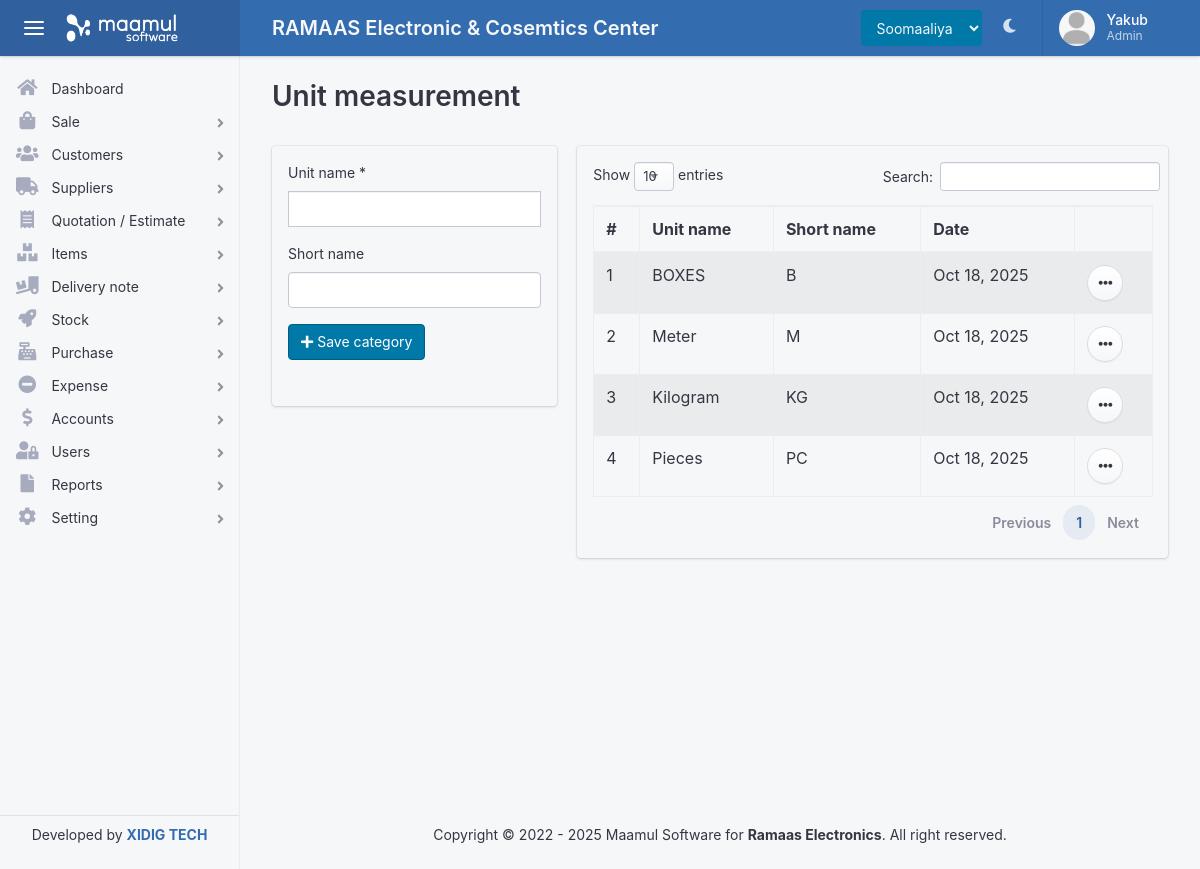
The page /items/unit-measurement.php (signed in) on the database its author committed.
### tables this page shows
CREATE TABLE `usergroup` (
  `group_id` int(11) NOT NULL,
  `group_name` varchar(50) DEFAULT NULL,
  `description` varchar(50) DEFAULT NULL,
  `warehouse` int(11) DEFAULT NULL,
  `created_date` datetime DEFAULT NULL,
  `created_by` int(11) DEFAULT NULL
);

CREATE TABLE `menu` (
  `menu_id` int(11) NOT NULL,
  `menu_name` varchar(50) DEFAULT NULL,
  `menu_icon` varchar(50) DEFAULT NULL,
  `has_sup_menu` int(11) DEFAULT NULL,
  `url` varchar(255) DEFAULT NULL,
  `sort_by` int(11) NOT NULL
);

CREATE TABLE `unit` (
  `unit_id` int(11) NOT NULL,
  `unit_name` varchar(50) DEFAULT NULL,
  `shortname` varchar(10) DEFAULT NULL,
  `reg_date` datetime DEFAULT NULL,
  `reg_by` int(11) DEFAULT NULL,
  `warehouse` int(11) DEFAULT NULL
);

### items/unit-measurement.php (the view, shortened to what this page needs)
<?php $title = "Unit measurement"; include(ROOT_PATH . '/inc/header.php'); ?>
      <?php $menu = 'Alaab'  ?>
  <body>
    <div class="app">
      <?php include(ROOT_PATH .'/inc/nav.php'); ?>
      <?php include(ROOT_PATH . '/inc/sidebar.php'); ?>
      <main class="app-main">
        <div class="wrapper">
          <div class="page">
            <div class="page-inner">
              <header class="page-title-bar">
              <div class="row">
                <div class="col-md-6">
                  <h1 class="page-title"> Unit measurement </h1>
                </div>
                <div class="col-md-6 text-right">
                </div>
              </div>
              </header>
              <div class="page-section">
                <div class="section-block">
                  <div class="row">
                    <div class="col-md-4">
                      <div class="card bg-light ">
                        <div class="card-body ">
                          <form class='row' method='post' id='frmAddUnit'>
                            <div class='form-group col-md-12'>
                              <label for=''> Unit name *</label>
                              <input type='text' name='uname' id='uname' minlength='5' class='form-control rounded-0' autocomplete="off" required>
                            </div>
                            <div class='form-group col-md-12'>
                              <label for=''> Short name </label>
                              <input type="text" name="sname" id="sname" maxlength='3' class="form-control">
                            </div>
                            <div class="form-group col-md-12">
                              <button type="submit" class="btn btn-info"> <i class="fa fa-plus"></i> Save category</button>
                            </div>
                          </form>
                        </div>
                      </div>
                    </div>
                    <div class="col-md-8">
                      <div class="card bg-light">
                      <div class="card-body ">
                        <table id="example1" class="table table-bordered  table-striped ">
                          <thead>
                            <tr>
                              <th>#</th>
                              <th>Unit name</th>
                              <th>Short name</th>
                              <th>Date</th>
                              <th></th>
                            </tr>
                          </thead>
                          <tbody>
                             <?php
                              $i = 0;
                              $stmt = "SELECT * FROM unit ORDER BY unit_id DESC";
                              $result = mysqli_query($con, $stmt);
                              while($row = mysqli_fetch_assoc($result)){
                                $i++;
                                $id = $row['unit_id'];
                                $name = $row['unit_name'];
                                $des = $row['shortname'];
                                $date = date("M d, Y", strtotime($row['reg_date']));
                                echo "
                                  <tr>
                                    <td>$i</td>
                                    <td>$name</td>
                                    <td>$des</td>
                                    <td>$date</td>
                                    <td>
                                      <div class='dropdown d-inline-block'>
                                        <button class='btn btn-icon btn-secondary' data-toggle='dropdown' aria-expanded='false'><i class='fa fa-fw fa-ellipsis-h'></i></button>
                                        <div class='dropdown-menu dropdown-menu-right' style=''>
                                          <div class='dropdown-arrow'></div>
                                          <button type='button' id='edit_unit' data-id='$id' class='dropdown-item'> <i class='fa fa-edit'></i> Edit Unit</button>
                                          <button type='button' class='dropdown-item btn-danger' id='del_unit' data-id='$id'><i class='fa fa-trash'></i> Delete Unit</button>
                                        </div>
                                      </div>
                                    </td>
                                  </tr>
                                ";
                              }
                             ?>
                          </tbody>
                        </table>
                      </div>
                      </div>
                    </div>
                  </div>
                </div>
              </div>
            </div>
          </div>
        </div>
          <?php include(ROOT_PATH .'/inc/footer.php'); ?>
      </main>
    </div>
<?php include(ROOT_PATH .'/inc/footer_links.php'); ?>

### inc/nav.php (shortened to what this page needs)
<header class="app-header app-header-dark">
        <div class="top-bar">
          <div class="top-bar-brand">
            <button class="hamburger hamburger-squeeze mr-2" type="button" data-toggle="aside-menu" aria-label="toggle aside menu"><span class="hamburger-box"><span class="hamburger-inner"></span></span></button>
            <a href="<?= BASE_URL ?>">
                <img src="<?= BASE_URL ?>assets/images/logo/logo.png" height='40' alt="">
            </a>
          </div>
          <div class="top-bar-list">
            <div class="top-bar-item top-bar-item-full">
              <h5 class=' w-100 text-light my-1 '>RAMAAS Electronic & Cosemtics Center</h5>
            </div>
            <div class="top-bar-item top-bar-item-right px-0 d-none d-sm-flex">
              <ul class="header-nav nav">
                <div class="nav-item ">
                  <select name="" id="" class="form-control bg-info text-light " style='border:0;'>
                    <option value="English">Soomaaliya</option>
                  </select>
                </div>
                <li class="nav-item dropdown header-nav-dropdown ">
                  <a class="nav-link" data-toggle="skin" href="#"   ><span class="fas fa-moon ml-1"></span></a>
                </li>
              </ul>
              <div class="dropdown d-none d-md-flex">
                <button class="btn-account" type="button" data-toggle="dropdown" aria-haspopup="true" aria-expanded="false"><span class="user-avatar user-avatar-md"><img src="<?= BASE_URL ?>assets/images/<?php if(empty($_SESSION['profile'])){echo 'profile.png';}else{ echo $_SESSION['profile'];}  ?>" alt=""></span> <span class="account-summary pr-lg-4 d-none d-lg-block"><span class="account-name"><?=$_SESSION['fname'] ?></span> <span class="account-description"><?php echo get_role(); ?></span></span></button>
              </div>
            </div>
          </div>
        </div>
      </header>
  <?php
    function get_role(){
      global $con;
      $id = $_SESSION['uid'];
      $stmt = "SELECT * FROM usergroup WHERE group_id in (SELECT usergroup FROM users WHERE userid = $id)";
      $result = mysqli_query($con, $stmt);
      $row = mysqli_fetch_assoc($result);
      echo $row['group_name'];
    }
  ?>

### inc/sidebar.php (shortened to what this page needs)
<aside class="app-aside app-aside-expand-md app-aside-light">
        <div class="aside-content">
          <div class="aside-menu overflow-hidden">
            <nav id="stacked-menu" class="stacked-menu">
              <ul class="menu">
                <li class="menu-item  <?php if(isset($menu) && $menu == 'Dashboard') {echo 'has-active'; }else{ echo '';} ?>">
                  <a href="<?= BASE_URL ?>" class="menu-link"><span class="menu-icon fas fa-home"></span> <span class="menu-text">Dashboard</span></a>
                </li>
                <?php
                  $groupid = $_SESSION['usergroup'];
                  $stmt = "SELECT * from menu WHERE menu_id in (SELECT menu_id FROM submenu WHERE submenu_id IN(
                  SELECT sub_menu_id FROM previlage WHERE group_id = $groupid)) ORDER BY sort_by ASC";
                  $result = mysqli_query($con, $stmt);
                  while($row = mysqli_fetch_assoc($result)){
                    $name = $row['menu_name'];
                    $icon = $row['menu_icon'];
                   if(isset($menu) && $menu == $name) { $is_active = 'has-active'; } else { $is_active = '';}
                    echo "
                    <li class='menu-item  has-child $is_active'>
                      <a href='#' class='menu-link'><span class='$icon'></span> <span class='menu-text'>$name</span></a>
                      <ul class='menu'>  ";
                        echo "
                        </ul>
                        </li>
                        ";
                  }
                ?>
              </ul>
            </nav>
          </div>
          <footer class="aside-footer border-top p-2">
            <p href="" class="text-center"> Developed by <strong> <a href="xidigtech.com">XIDIG TECH</a> </strong> </p>
          </footer>
        </div>
      </aside>

### rows shown on the page
usergroup: group_name "Admin"
menu: menu_name "Sale"
menu: menu_name "Customers"
menu: menu_name "Suppliers"
menu: menu_name "Quotation / Estimate"
menu: menu_name "Items"
menu: menu_name "Delivery note"
menu: menu_name "Stock"
menu: menu_name "Purchase"
menu: menu_name "Expense"
menu: menu_name "Accounts"
menu: menu_name "Users"
menu: menu_name "Reports"
menu: menu_name "Setting"
unit: unit_name "BOXES", shortname "B", reg_date "Oct 18, 2025"
unit: unit_name "Meter", shortname "M", reg_date "Oct 18, 2025"
unit: unit_name "Kilogram", shortname "KG", reg_date "Oct 18, 2025"
unit: unit_name "Pieces", shortname "PC", reg_date "Oct 18, 2025"

### other values the page prints
$_SESSION['fname'] "Yakub"
